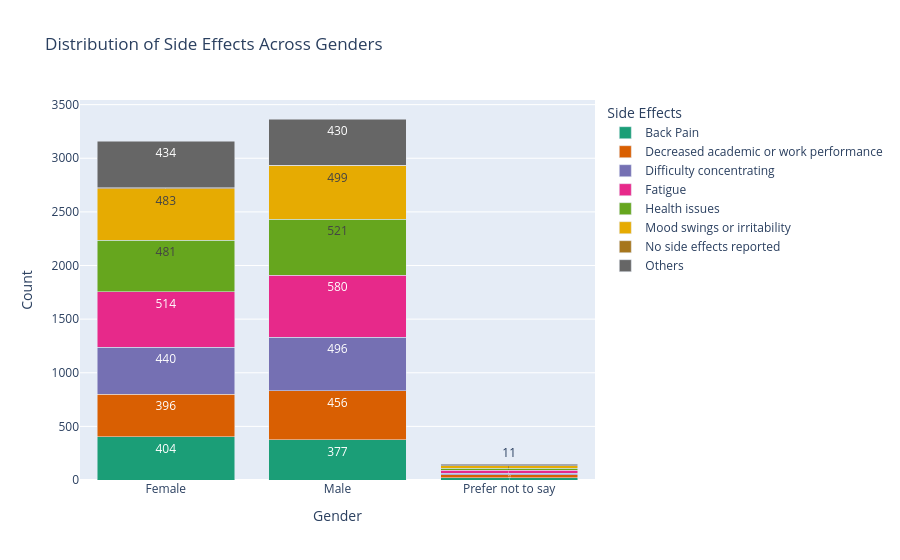

Notebook source saved alongside this figure:
### Code cell
df_long = df_plot.melt(id_vars="gender",
                       var_name="sleep_sideeffects",
                       value_name="count")
fig = px.bar(
    df_long,
    x="gender",
    y="count",
    color="sleep_sideeffects",
    barmode="stack",
    title="Distribution of Side Effects Across Genders",
    text_auto=True,color_discrete_sequence=px.colors.qualitative.Dark2)

fig.update_layout(
    xaxis_title="Gender",
    yaxis_title="Count",
    legend_title="Side Effects"
)

fig.show()

### Figure 1 — Plotly figure (JSON) as saved in the notebook; plotly's stock layout.template omitted (floating-point values rounded to 4 significant figures)
{"data": [{"hovertemplate": "sleep_sideeffects=Back Pain<br>gender=%{x}<br>count=%{y}<extra></extra>", "legendgroup": "Back Pain", "marker": {"color": "rgb(27,158,119)", "pattern": {"shape": ""}}, "name": "Back Pain", "orientation": "v", "showlegend": true, "textposition": "auto", "texttemplate": "%{y}", "type": "bar", "x": ["Female", "Male", "Prefer not to say"], "xaxis": "x", "y": [404, 377, 19], "yaxis": "y"}, {"hovertemplate": "sleep_sideeffects=Decreased academic or work performance<br>gender=%{x}<br>count=%{y}<extra></extra>", "legendgroup": "Decreased academic or work performance", "marker": {"color": "rgb(217,95,2)", "pattern": {"shape": ""}}, "name": "Decreased academic or work performance", "orientation": "v", "showlegend": true, "textposition": "auto", "texttemplate": "%{y}", "type": "bar", "x": ["Female", "Male", "Prefer not to say"], "xaxis": "x", "y": [396, 456, 29], "yaxis": "y"}, {"hovertemplate": "sleep_sideeffects=Difficulty concentrating<br>gender=%{x}<br>count=%{y}<extra></extra>", "legendgroup": "Difficulty concentrating", "marker": {"color": "rgb(117,112,179)", "pattern": {"shape": ""}}, "name": "Difficulty concentrating", "orientation": "v", "showlegend": true, "textposition": "auto", "texttemplate": "%{y}", "type": "bar", "x": ["Female", "Male", "Prefer not to say"], "xaxis": "x", "y": [440, 496, 16], "yaxis": "y"}, {"hovertemplate": "sleep_sideeffects=Fatigue<br>gender=%{x}<br>count=%{y}<extra></extra>", "legendgroup": "Fatigue", "marker": {"color": "rgb(231,41,138)", "pattern": {"shape": ""}}, "name": "Fatigue", "orientation": "v", "showlegend": true, "textposition": "auto", "texttemplate": "%{y}", "type": "bar", "x": ["Female", "Male", "Prefer not to say"], "xaxis": "x", "y": [514, 580, 25], "yaxis": "y"}, {"hovertemplate": "sleep_sideeffects=Health issues<br>gender=%{x}<br>count=%{y}<extra></extra>", "legendgroup": "Health issues", "marker": {"color": "rgb(102,166,30)", "pattern": {"shape": ""}}, "name": "Health issues", "orientation": "v", "showlegend": true, "textposition": "auto", "texttemplate": "%{y}", "type": "bar", "x": ["Female", "Male", "Prefer not to say"], "xaxis": "x", "y": [481, 521, 21], "yaxis": "y"}, {"hovertemplate": "sleep_sideeffects=Mood swings or irritability<br>gender=%{x}<br>count=%{y}<extra></extra>", "legendgroup": "Mood swings or irritability", "marker": {"color": "rgb(230,171,2)", "pattern": {"shape": ""}}, "name": "Mood swings or irritability", "orientation": "v", "showlegend": true, "textposition": "auto", "texttemplate": "%{y}", "type": "bar", "x": ["Female", "Male", "Prefer not to say"], "xaxis": "x", "y": [483, 499, 25], "yaxis": "y"}, {"hovertemplate": "sleep_sideeffects=No side effects reported<br>gender=%{x}<br>count=%{y}<extra></extra>", "legendgroup": "No side effects reported", "marker": {"color": "rgb(166,118,29)", "pattern": {"shape": ""}}, "name": "No side effects reported", "orientation": "v", "showlegend": true, "textposition": "auto", "texttemplate": "%{y}", "type": "bar", "x": ["Female", "Male", "Prefer not to say"], "xaxis": "x", "y": [7, 7, 0], "yaxis": "y"}, {"hovertemplate": "sleep_sideeffects=Others<br>gender=%{x}<br>count=%{y}<extra></extra>", "legendgroup": "Others", "marker": {"color": "rgb(102,102,102)", "pattern": {"shape": ""}}, "name": "Others", "orientation": "v", "showlegend": true, "textposition": "auto", "texttemplate": "%{y}", "type": "bar", "x": ["Female", "Male", "Prefer not to say"], "xaxis": "x", "y": [434, 430, 11], "yaxis": "y"}], "layout": {"barmode": "stack", "legend": {"title": {"text": "Side Effects"}, "tracegroupgap": 0}, "title": {"text": "Distribution of Side Effects Across Genders"}, "xaxis": {"anchor": "y", "domain": [0, 1], "title": {"text": "Gender"}}, "yaxis": {"anchor": "x", "domain": [0, 1], "title": {"text": "Count"}}}}
